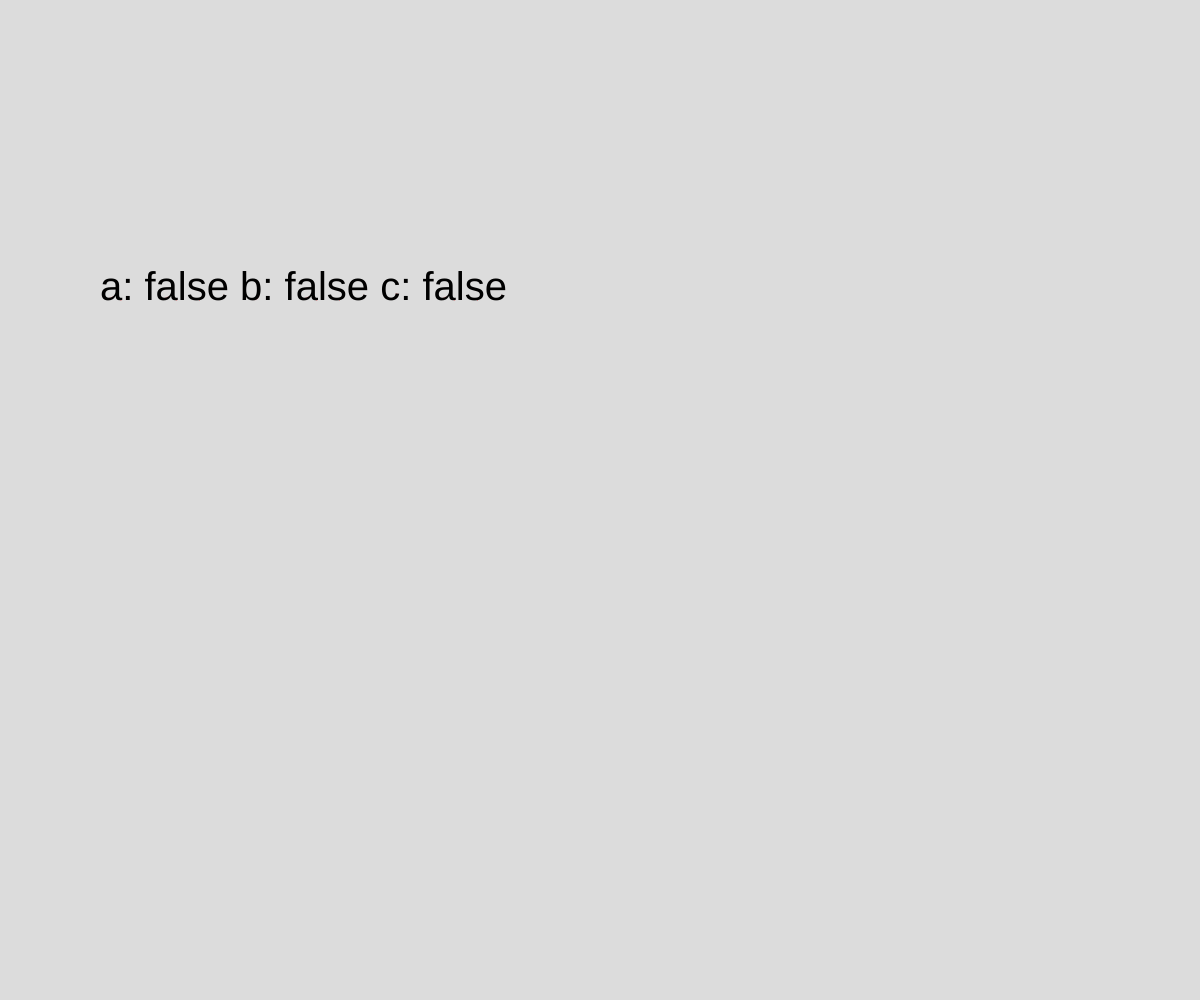
Frame 1 (no input)
Frame 60 (no input): identical to frame 1, image omitted
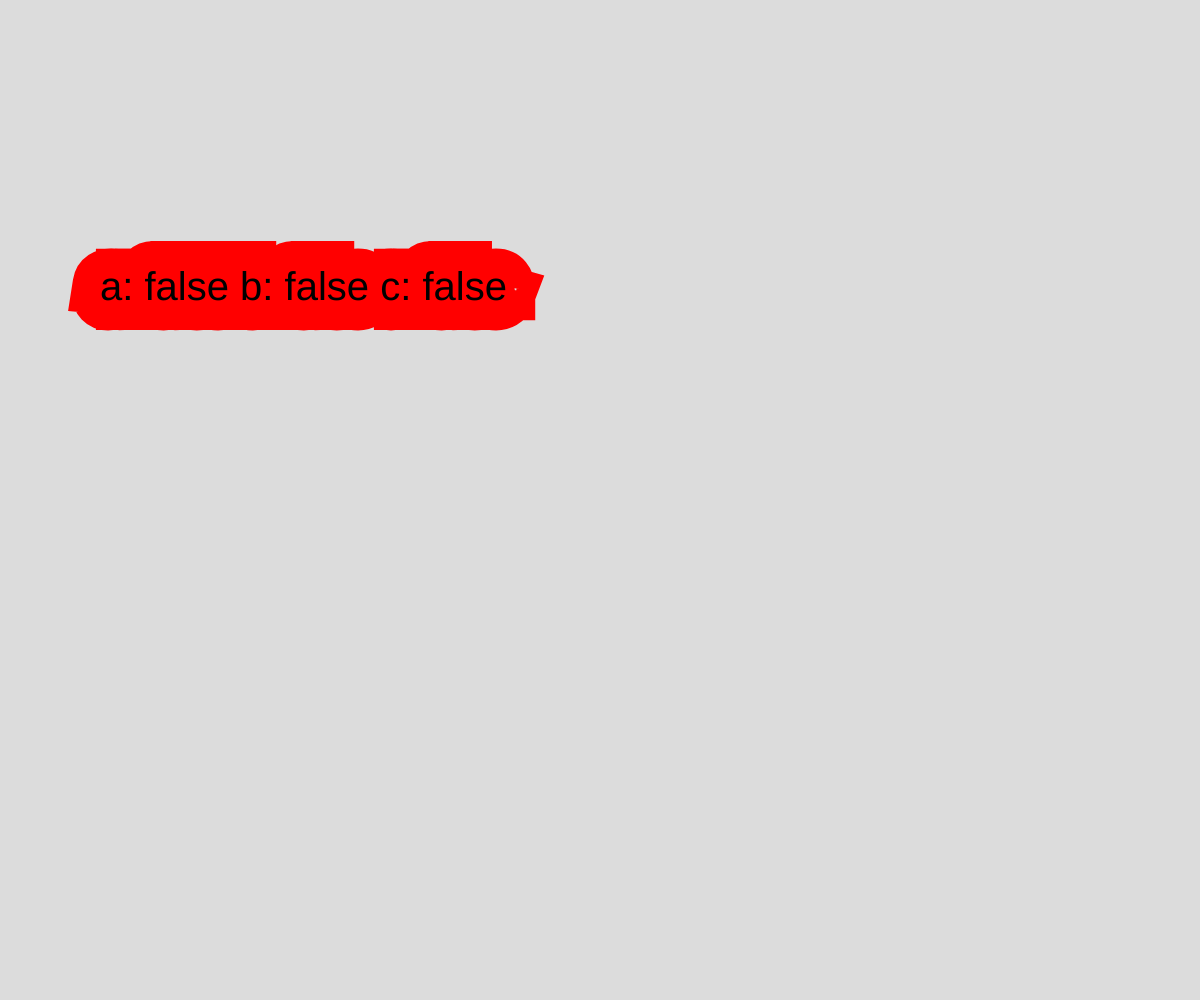
Frame 120 (the mouse pressed at the canvas centre since frame 60)

The p5.js sketch that drew these frames (run headless with seeded random() and noise() and a simulated clock; from frame 60 on, the mouse is pressed at the canvas centre):

// p5.js sketch
// ── sketch.js
// Project Title
// Your Name
// Date
//
// Extra for Experts:
// - describe what you did to take this project "above and beyond"


function setup() {
  createCanvas(windowWidth, windowHeight);
}

function checkMulti(){
  strokeWeight(mouseX /10); // Fixed: strockweight -> strokeWeight
  stroke(255,0,0);           // Fixed: strock -> stroke
  let a = keyIsDown(65);     // Fixed: KeyIsDown -> keyIsDown
  let b = keyIsDown(66);
  let c = keyIsDown(67);
  let str = "a: " + a + " b: " + b + " c: " + c;
  textSize(40);
  text(str, 100, 300);
}

function draw() {
  background(220);
  checkMulti();
}
